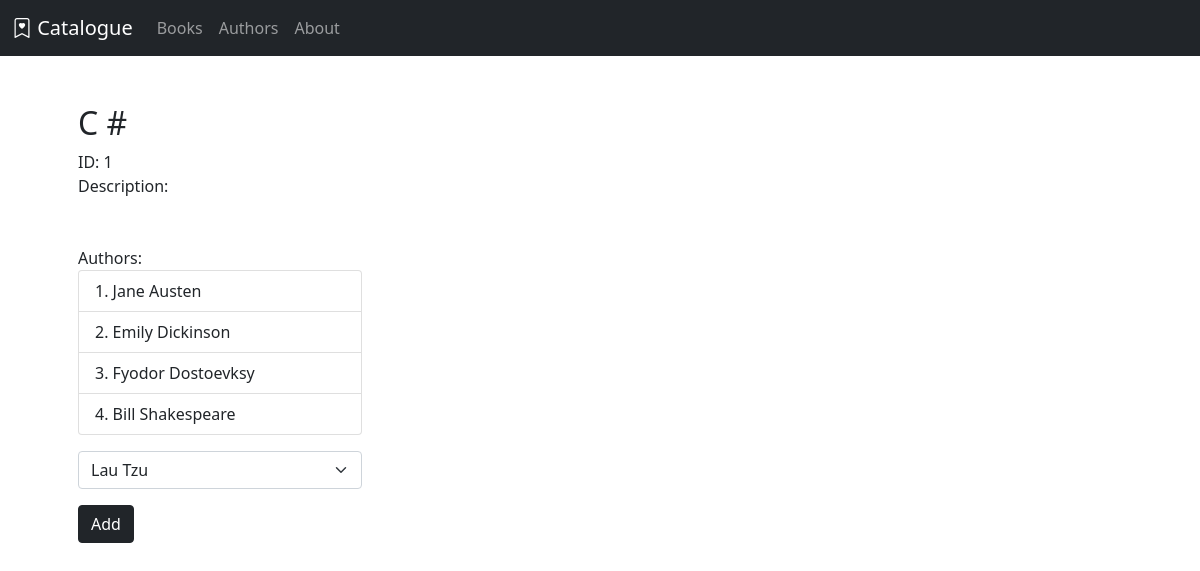
Screenshot of /books/1 with the database file from the repository.
### books_authors_app/models.py (models this page shows)
class Book(models.Model):
    title = models.CharField(max_length=255)
    desc = models.TextField()
    authors = models.ManyToManyField(Author, related_name="books")
    created_at = models.DateTimeField(auto_now_add=True)
    updated_at = models.DateTimeField(auto_now=True)

class Author(models.Model):
    first_name = models.CharField(max_length=255)
    last_name = models.CharField(max_length=255)
    notes = models.TextField(blank=True)
    created_at = models.DateTimeField(auto_now_add=True)
    updated_at = models.DateTimeField(auto_now=True)

### books_authors_app/views.py (the view)
def viewBook(request, number):
    request.session['book_id'] = number
    context = {
        'book': Book.objects.get(id = number),
        'authors': Author.objects.exclude(books = number),
    }
    return render(request, 'viewBook.html', context)

### books_authors_app/templates/viewBook.html (shortened to what this page needs)
{% extends 'base.html' %}
{% block content %}
    <div class="row">
        <div class="col-4 px-5">
            <h2>{{ book.title }}</h2>
            <div>ID: {{ book.id }}</div>
            <div>Description: {{ book.desc }}</div>
            <div class="mt-5">Authors:</div>
            <ol class="list-group list-group-numbered">
                {% for author in book.authors.all %}
                <li class="list-group-item"> {{author.first_name}} {{author.last_name}}</li>
                {% endfor %}
            </ol>
            <form action="{% url 'baa' %}" method="POST">
                <select class="form-select my-3" name="author">
                    {% for author in authors %}
                    <option value="{{author.id}}">{{author.first_name}} {{author.last_name}}</option>
                    {% endfor %}
                </select>
                <button type="submit" class="btn btn-dark">Add</button>
            </form>
        </div>
    </div>
{% endblock %}

### rows the page displays
Book: title "C #", id "1"
Author: first_name "Jane", last_name "Austen"
Author: first_name "Emily", last_name "Dickinson"
Author: first_name "Fyodor", last_name "Dostoevksy"
Author: first_name "Bill", last_name "Shakespeare"

### other values shown
form field author "Lau Tzu"
